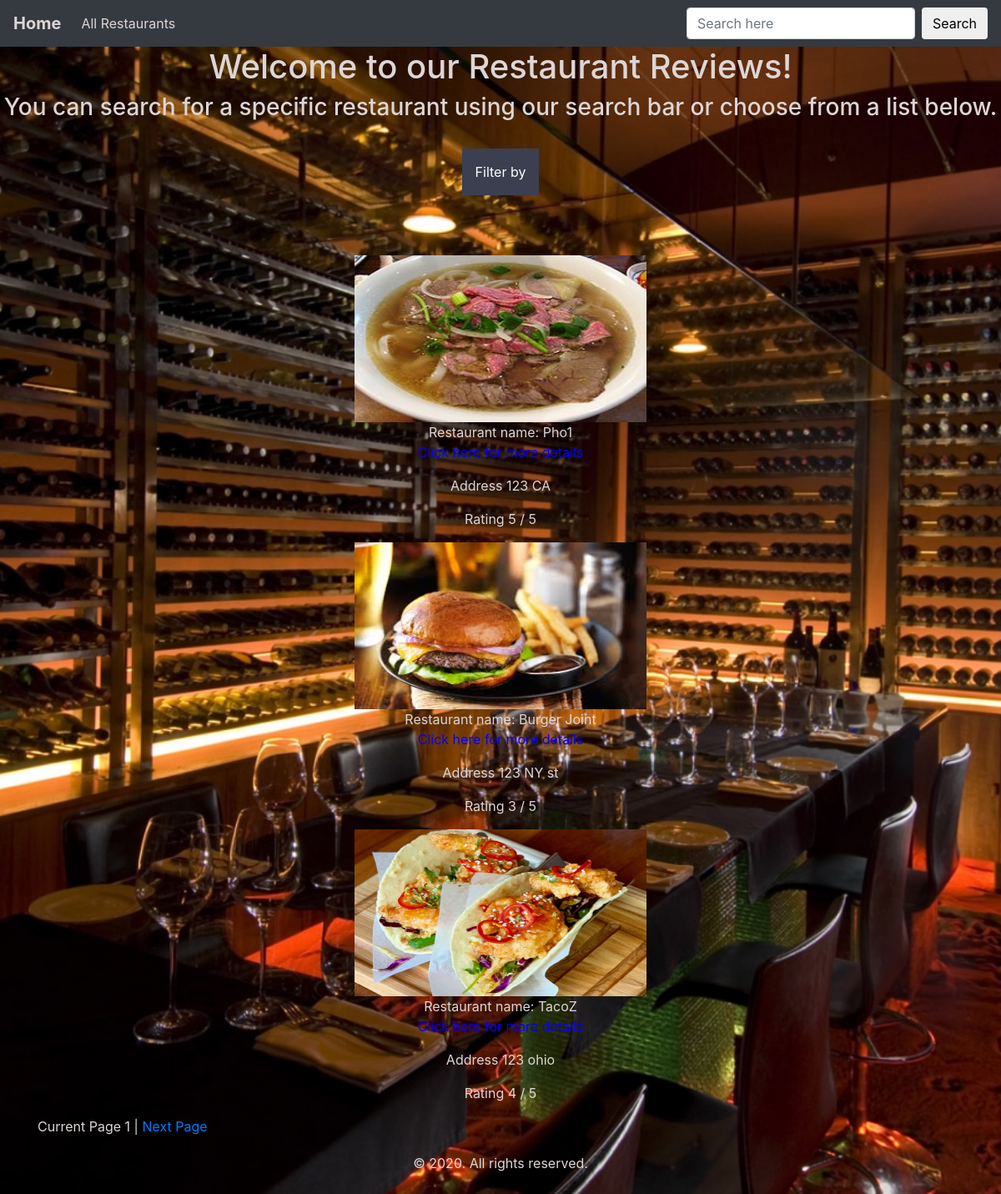
The page / on the database its author committed.
### ratingapp/models.py (models this page shows, shortened)
class Restaurant(models.Model):
    name = models.CharField(max_length=100)
    image = models.ImageField(upload_to='pic')
    food_type = models.CharField(max_length=100)
    rating = models.IntegerField(default=0, validators=[MaxValueValidator(5), MinValueValidator(1)])
    address = models.CharField(max_length=200)
    description = models.TextField(null=True, blank=True)
    created = models.DateTimeField(default=timezone.now)
    def get_absolute_url(self):
        return reverse('post-detail', kwargs={
            'id':self.id
        })

### ratingapp/views.py (the view)
# urls.py: path('', views.index, name="index"),
def index(request):
    restaurants = Restaurant.objects.order_by('-created')[:10]
    paginator = Paginator(restaurants, 3)
    page_request_var = 'page'
    page = request.GET.get(page_request_var)
    try:
        paginated_queryset = paginator.page(page)
    except PageNotAnInteger:
        paginated_queryset = paginator.page(1)
    except EmptyPage:
        paginated_queryset = paginator.page(paginator.num_pages)
    context = {
        'restaurants':restaurants,
        'queryset':paginated_queryset,
        'page_request_var':page_request_var,
               }
    return render(request, 'index.html', context)

### templates/index.html (shortened to what this page needs)
{% extends 'base.html' %}
{% block content %}
{% load static %}
{% static "images" as baseurl %}
<head>
</head>
<body>
<h1 align="center"> Welcome to our Restaurant Reviews! </h1>
<h3 align="center">You can search for a specific restaurant using our search bar or choose from a list below.</h3>
<br/>
<div class="container" align="center">
    <div class="dropdown">
      <button onclick="myFunction()" class="dropbtn">Filter by</button>
    </div>
</div>
<br/>
<br/>
<br/>
    {% for restaurant in queryset %}
<div class="container" align="center">
							<div class="container">
								<img src="{% if restaurant.image %}{{ restaurant.image.url }}{% else %}{% static 'images/no_image.png' %}{% endif %}" width="350" height="200">
							</div>
							<div class="container">
								<div class="container"><a href="{{ restaurant.get_absolute_url }}"><p>Restaurant name: {{restaurant.name}} <br /><font color="#0400fc">Click here for more details</font></p>
								</a></div>
								<div class="container"><p>Address {{restaurant.address}}</p></div>
								<div class="container"><p>Rating {{restaurant.rating}} / 5</p></div>
							</div>
</div>
    {% endfor %}
<div class="container" align="center">
    <div class="pagination">
        <span class="step-links">
            <span class="current">
                <font color ="#ded6d5">Current Page {{ queryset.number }}</font>
            </span>
            {% if queryset.has_next %}
            <font color ="#ded6d5">|</font> <a href="?{{ page_request_var }}={{ queryset.next_page_number }}">Next Page</a>
            {% endif %}
        </span>
    </div>
</div>
</body>
{% endblock %}

### templates/base.html (shortened to what this page needs)
{% load static %}
<!DOCTYPE html>
<html lang="en">
<head>
  <link rel="stylesheet" href="https://maxcdn.bootstrapcdn.com/bootstrap/4.0.0/css/bootstrap.min.css">
</head>
<body>
<nav class="navbar navbar-expand-lg navbar-light bg-dark">
  <a class="navbar-brand" href="/"><font color="#ded6d5"><strong>Home</strong></font></a>
  <div class="collapse navbar-collapse" id="navbarSupportedContent">
    <ul class="navbar-nav mr-auto">
      <li class="nav-item active">
        <a class="nav-link" href="{% url 'detail' %}"><font color="#ded6d5">All Restaurants</font><span class="sr-only">(current)</span></a>
      </li>
    </ul>
    <form action="{% url 'search' %}" class="form-inline my-2 my-lg-0" >
      <input class="form-control mr-sm-2" type="text" name="q" placeholder="Search here" aria-label="Search">
      <button class="btn" type="submit">Search</button>
    </form>
  </div>
</nav>
{% block content %}
{% endblock %}
{% include 'footer.html' %}
</body>
</html>

### templates/footer.html (shortened to what this page needs)
{% load static %}
<footer id="footer">
    <p>&copy; 2020. All rights reserved.</p>
</footer>

### templates/base.html (style rules this page uses)
body { background: url('static/images/bg_restaurant.jpg') no-repeat center center fixed; -webkit-background-size: cover; -moz-background-size: cover; -o-background-size: cover; background-size: cover; }
h1 { color: #ded6d5; }
h3 { color: #ded6d5; }
p { color: #ded6d5; }

### templates/index.html (style rules this page uses)
.dropbtn { background-color: #3b3f4f; color: white; padding: 16px; font-size: 16px; border: none; cursor: pointer; }
.dropdown { position: relative; display: inline-block; }

### templates/footer.html (style rules this page uses)
footer { text-align: center; padding: 20px; }

### rows shown on the page
Restaurant: image (picture), name "Pho1", address "123 CA", rating "5"
Restaurant: image (picture), name "Burger Joint", address "123 NY st", rating "3"
Restaurant: image (picture), name "TacoZ", address "123 ohio", rating "4"

### other values the page prints
{{ queryset.number }} "1"
